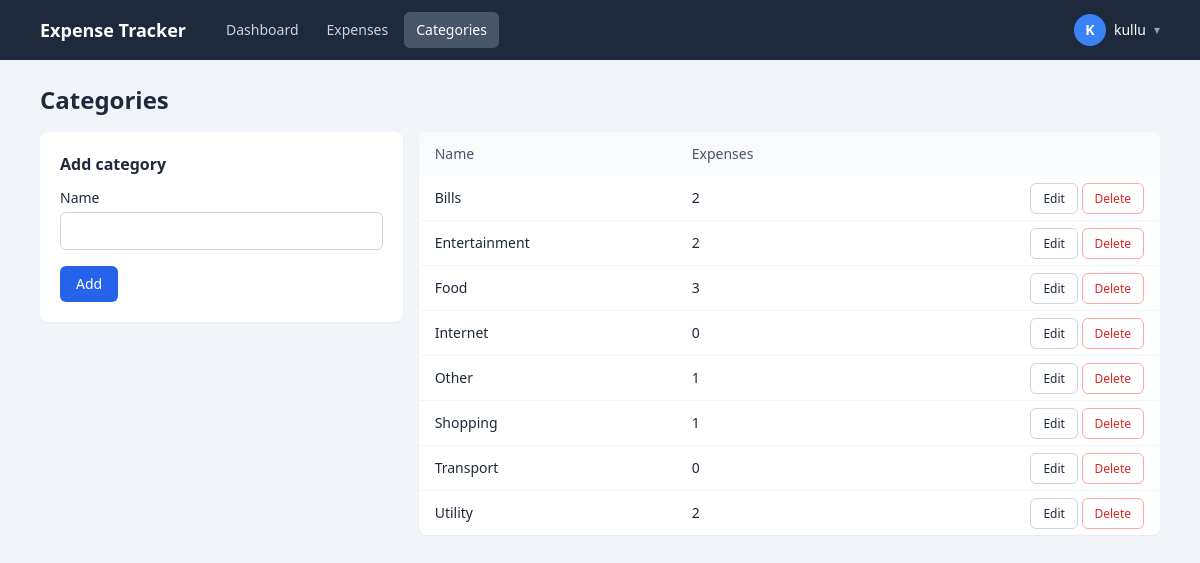
Page /categories/ (signed in) on the earlier database version.
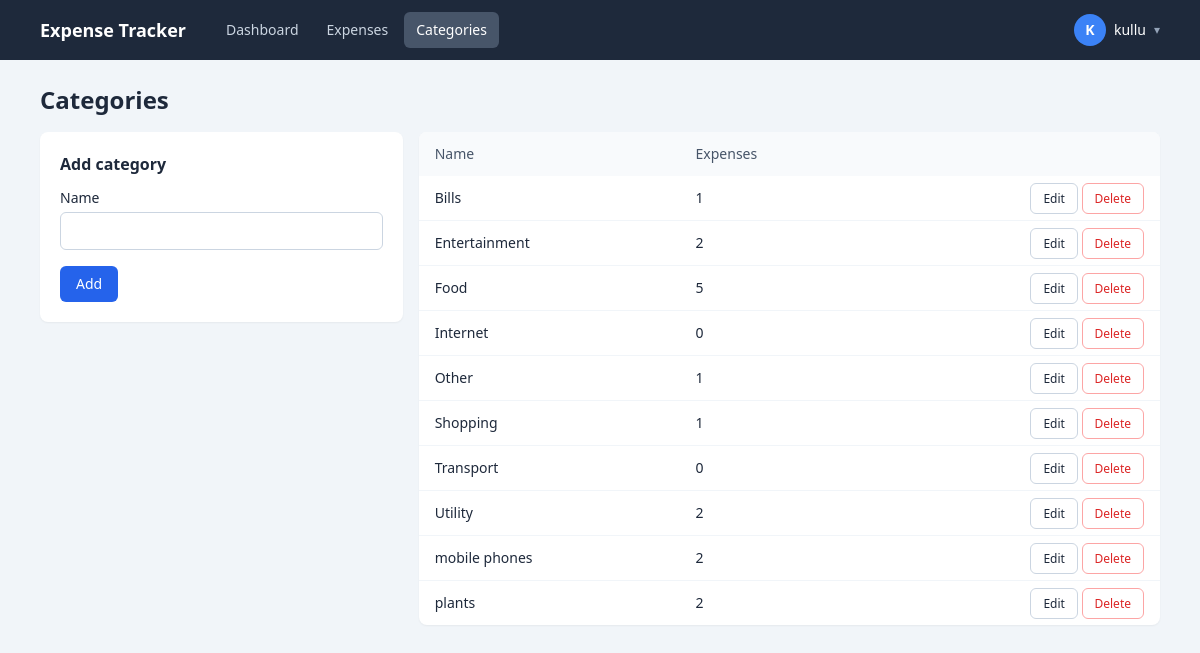
Same page on the later database version.
### tracker/models.py (models this page shows, shortened)
class Category(models.Model):
    user = models.ForeignKey(User, on_delete=models.CASCADE, related_name='categories')
    name = models.CharField(max_length=60)
    class Meta:
        ordering = ['name']
        unique_together = ('user', 'name')
        verbose_name_plural = 'categories'

### tracker/views.py (the view)
# urls.py: path('categories/', views.category_list, name='category_list'),
@login_required
def category_list(request):
    form = CategoryForm(request.POST or None, user=request.user)
    if request.method == 'POST' and form.is_valid():
        category = form.save(commit=False)
        category.user = request.user
        category.save()
        messages.success(request, 'Category added.')
        return redirect('category_list')
    categories = Category.objects.filter(user=request.user).annotate(n=Count('expenses'))
    return render(request, 'category_list.html', {'categories': categories, 'form': form})

### tracker/forms.py (shortened to what this page needs)
class CategoryForm(TailwindMixin, forms.ModelForm):
    class Meta:
        model = Category
        fields = ['name']
    def __init__(self, *args, user=None, **kwargs):
        super().__init__(*args, **kwargs)
        self.user = user
        self._style()

### tracker/forms.py (called while the page is built)
    def _style(self):
        for field in self.fields.values():
            field.widget.attrs.setdefault('class', INPUT_CLASSES)

### templates/category_list.html (shortened to what this page needs)
{% extends 'base.html' %}
{% block content %}
<h1 class="text-2xl font-semibold mb-4">Categories</h1>
<div class="grid gap-4 md:grid-cols-3">
  <div class="bg-white rounded-lg shadow-sm p-5 h-fit">
    <h2 class="font-semibold mb-3">Add category</h2>
    <form method="post">{% csrf_token %}
      {% include 'form_fields.html' %}
      <button class="bg-blue-600 hover:bg-blue-700 text-white text-sm font-medium px-4 py-2 rounded-md">Add</button>
    </form>
  </div>
  <div class="md:col-span-2 bg-white rounded-lg shadow-sm overflow-x-auto">
    <table class="w-full text-sm">
      <thead class="bg-slate-50 text-left text-slate-600">
        <tr><th class="px-4 py-3 font-medium">Name</th><th class="px-4 py-3 font-medium">Expenses</th><th></th></tr>
      </thead>
      <tbody class="divide-y divide-slate-100">
        {% for c in categories %}
        <tr>
          <td class="px-4 py-3">{{ c.name }}</td>
          <td class="px-4 py-3">{{ c.n }}</td>
          <td class="px-4 py-3 text-right whitespace-nowrap">
            <a href="{% url 'category_update' c.pk %}" class="border border-slate-300 hover:bg-slate-50 text-xs px-3 py-1.5 rounded-md">Edit</a>
            <a href="{% url 'category_delete' c.pk %}" class="border border-red-300 text-red-600 hover:bg-red-50 text-xs px-3 py-1.5 rounded-md">Delete</a>
          </td>
        </tr>
        {% empty %}
        <tr><td colspan="3" class="px-4 py-6 text-center text-slate-500">No categories yet.</td></tr>
        {% endfor %}
      </tbody>
    </table>
  </div>
</div>
{% endblock %}

### templates/base.html (shortened to what this page needs)
<!doctype html>
<html lang="en">
<head>
  <script src="https://cdn.tailwindcss.com"></script>
</head>
<body class="bg-slate-100 text-slate-800 min-h-screen">
<nav class="bg-slate-800 mb-6">
  <div class="max-w-6xl mx-auto px-4 py-3 flex flex-wrap items-center gap-3">
    <a href="{% url 'dashboard' %}" class="text-white font-semibold text-lg mr-4">Expense Tracker</a>
    {% if user.is_authenticated %}
    {% url 'dashboard' as dashboard_url %}
    <div class="flex flex-wrap items-center gap-1">
      <a href="{% url 'dashboard' %}" class="px-3 py-2 rounded-md text-sm {% if request.path == dashboard_url %}bg-slate-600 text-white{% else %}text-slate-300 hover:bg-slate-700 hover:text-white{% endif %}">Dashboard</a>
      <a href="{% url 'expense_list' %}" class="px-3 py-2 rounded-md text-sm {% if '/expenses/' in request.path %}bg-slate-600 text-white{% else %}text-slate-300 hover:bg-slate-700 hover:text-white{% endif %}">Expenses</a>
      <a href="{% url 'category_list' %}" class="px-3 py-2 rounded-md text-sm {% if '/categories/' in request.path %}bg-slate-600 text-white{% else %}text-slate-300 hover:bg-slate-700 hover:text-white{% endif %}">Categories</a>
    </div>
    <div class="ml-auto flex items-center gap-4">
      <details class="relative">
        <summary class="flex items-center gap-2 cursor-pointer list-none text-white text-sm">
          <span class="w-8 h-8 rounded-full bg-blue-500 flex items-center justify-center font-semibold">{{ user.username|first|upper }}</span>
          <span>{{ user.username }}</span>
          <span class="text-slate-400 text-xs">&#9662;</span>
        </summary>
      </details>
    </div>
    {% endif %}
  </div>
</nav>
<main class="max-w-6xl mx-auto px-4 pb-10">
  {% block content %}{% endblock %}
</main>
</body>
</html>

### templates/form_fields.html (shortened to what this page needs)
{% for field in form %}
<div class="mb-4">
  <label class="block text-sm font-medium mb-1" for="{{ field.id_for_label }}">{{ field.label }}</label>
  {{ field }}
</div>
{% endfor %}

Differences in the rows shown:
computed for Category "Bills": n "2" → "1"
computed for Category "Food": n "3" → "5"
added Category: name "mobile phones", n "2"
added Category: name "plants", n "2"
